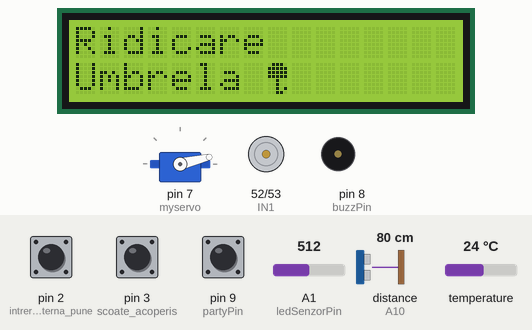
Recording of a sketch running on a simulated Arduino Mega 2560, built with avr-gcc and run on an emulated ATmega2560. Shown: 16×2 character LCD, servo, motor-driver pin pairs drawn as motors (green arrow = first pin HIGH = forward, orange = second pin HIGH = backward, longer = more drive, scaled by the enable pin), buzzer (waves = sounding). Wiring (inferred from the names in the program): ultrasonic range finder: trigger A11; echo A10. Inputs (shaded band) come from the test bench; at power-on: distance to the obstacle (sensor on A10) 80 cm, A1 (ledSenzorPin) = 512, pin 9 (partyPin) HIGH, pin 2 (intrerupere_externa_pune) HIGH, pin 3 (scoate_acoperis) HIGH, temperature 24 °C. The echo pulse lasts 58.3 µs per cm; what the sketch prints to the serial monitor is not drawn.

Above: at 1.1 s.
1.4 s: distance to the obstacle (sensor on A10) set to 12 cm
4.1 s: distance to the obstacle (sensor on A10) set to 9 cm
At 4.9 s:
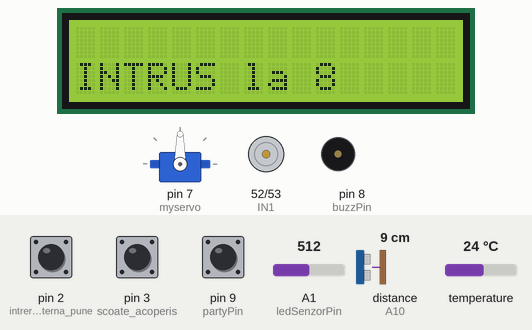
6.6 s: A1 (ledSenzorPin) set to 490
At 7.83 s:
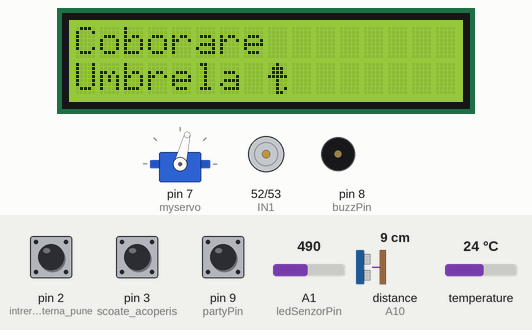
9.4 s: pin 9 (partyPin) pulled LOW for 1 s
At 15.3 s:
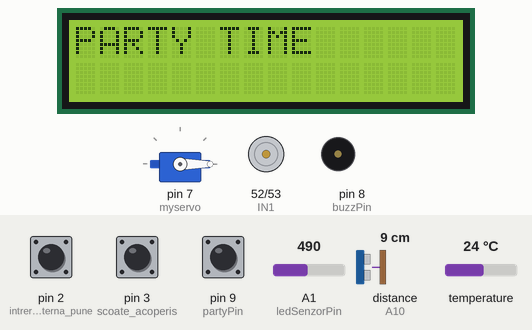
Timing chart, 0 to 23.2 s (numbered marks = the images above; inputs shaded):
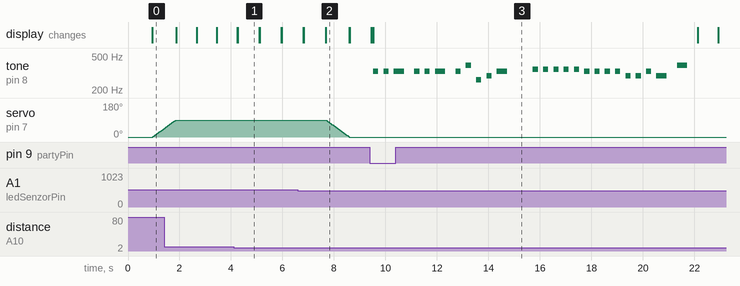

Measured:
- the behaviour switches between 11 and 10 cm on distance to the obstacle (sensor on A10) (found by bisection; images 0 and 1)
- the behaviour switches between 501 and 500 on A1 (ledSenzorPin) (found by bisection; images 1 and 2)
- after the input at 4.1 s, the display: first differs from a run without the input after 0.16 s (image 1)
- after the input at 6.6 s, servo on pin 7 (myservo): moves from 90° to 0° over 0.89 s, starting after 1.1 s; the display: first differs from a run without the input after 1.1 s (image 2)
- after the input at 9.4 s, tone on pin 8 (buzzPin): plays 330 Hz for 0.20 s, 330 Hz for 0.20 s, 330 Hz for 0.40 s, 330 Hz for 0.20 s, 330 Hz for 0.20 s, 330 Hz for 0.40 s … (25 notes in this stretch), starting after 0.13 s; the display: first differs from a run without the input after 0.13 s (image 3)
- what the display in image 1 shows lasts 0.8 s, from 4.3 s to 5.1 s

The sketch:

project.ino
```cpp
#include <Servo.h>
#include "avr/interrupt.h"
#include <LiquidCrystal_I2C.h>
#include <TimerOne.h>
#include <OneWire.h>
#include <DallasTemperature.h>
#include "pitches.h"


//linie melodica de petrecere
int melody[] = {NOTE_E4,NOTE_E4,NOTE_E4,NOTE_E4,NOTE_E4,NOTE_E4,NOTE_E4, NOTE_G4,NOTE_C4,NOTE_D4,NOTE_E4,0, NOTE_F4, NOTE_F4, NOTE_F4, NOTE_F4, NOTE_F4,
  NOTE_E4,NOTE_E4,NOTE_E4,NOTE_E4, NOTE_D4, NOTE_D4,NOTE_E4, NOTE_D4,NOTE_G4};

int noteDurations[] = {1, 1, 2, 1, 1, 2, 1, 1, 1, 1, 2, 1, 1, 1, 1, 1, 1, 1, 1, 1, 1, 1, 1, 1, 2, 2 };

//pini folositi pentru buzzer
const int buzzPin=8;
const int partyPin=9;

//pini senzor ultrasonic
const int echoPin=A10;
const int trigPin=A11;

//pini punte H
const int ENA=51;
const int IN1=52;
const int IN2=53;

//pin fotorezistor
const int ledSenzorPin = A1;

byte clock1[8] = {
B11111,
B11111,
B01110,
B00100,
B00100,
B01010,
B10001,
B11111
};

byte clock2[8] = {
B11111,
B10111,
B01110,
B00100,
B00100,
B01110,
B10001,
B11111
};
byte clock3[8] = {
B11111,
B10011,
B01110,
B00100,
B00100,
B01010,
B11101,
B11111
};
byte clock4[8] = {
B11111,
B10001,
B01110,
B00100,
B00100,
B01110,
B11101,
B11111
};
byte clock5[8] = {
B11111,
B10001,
B01110,
B00100,
B00100,
B01010,
B11111,
B11111
};
byte clock6[8] = {
B11111,
B10001,
B01010,
B00100,
B00100,
B01110,
B11111,
B11111
};

byte umbrelaD[8] = {
B01110,
B11111,
B11111,
B11111,
B00100,
B00100,
B00101,
B00110
};

byte umbrelaI[8] = {
B00100,
B01110,
B01110,
B11111,
B00100,
B00100,
B00101,
B00110
};

Servo myservo;  // create servo object to control a servo
                // twelve servo objects can be created on most boards
LiquidCrystal_I2C lcd(0x27,16,2);

OneWire oneWire(A5);//senzor temperatura
DallasTemperature sensors(&oneWire);
 // select the input pin for LDR

//A vedea de cat timp ne aflam in zona de relaxare
volatile int ora,minut,secunda;

// variabile pentru pozitia motorului servo
int pos = 0;
int ledSensorValue=0;

//senzor ultrasonic
int distance=30;;
long duration;
int zonaRosie=0;

//variabila care ne spune daca butonul de party e apasat sau nu
int party=1;

//variabila ce contine temperatura
float temperatura=0.0f;

//variabile pentru intreruperile folosite pentru ridicare si coborare
volatile int sus=0;
volatile int jos=0;

void setup()
{
  Serial.begin(9600);
  minut=0;
  secunda=0;
  ora=0;

  //BUZZER
  pinMode(buzzPin,OUTPUT);
  pinMode(partyPin,INPUT_PULLUP);

  //TIMER INTERN
  Timer1.initialize(1000000);
  Timer1.attachInterrupt(showClock);

  //LCD
  lcd.init();
  lcd.backlight();
  lcd.createChar(0,clock1);
  lcd.createChar(1,clock2);
  lcd.createChar(2,clock3);
  lcd.createChar(3,clock4);
  lcd.createChar(4,clock5);
  lcd.createChar(5,clock6);
  lcd.createChar(6,umbrelaD);
  lcd.createChar(7,umbrelaI);

  //senzor ultrasonic
  pinMode(trigPin,OUTPUT);
  pinMode(echoPin,INPUT);

  //motor DC
  pinMode (IN1, OUTPUT);
  pinMode (IN2, OUTPUT);
  pinMode (ENA, OUTPUT);

  //TEMPERATURA
  sensors.begin();//senzor temperatura

  //MOTOR SERVO
  myservo.attach(7);  // attaches the servo on pin 9 to the servo object
  myservo.write(pos);


  //INTRERUPERI EXTERNE
  pinMode(2,INPUT_PULLUP);//intrerupere externa pune acoperis(caz ploaie)
  pinMode(3,INPUT_PULLUP);//scoate acoperis, vreau soare

  attachInterrupt(digitalPinToInterrupt(2), susUmbrela,RISING);
  attachInterrupt(digitalPinToInterrupt(3), josUmbrela,RISING);


}

void loop()
{
  //CITIM DE LA BUTONUL DE PETRECERE
  party=digitalRead(partyPin);

  if(party==0)
  {
    muzica();//BUNCTIE PENTRU BUZZER
  }
  //CITIRE VALOARE FOTOREZISTOR
  ledSensorValue = analogRead(ledSenzorPin); // read the value from the sensor
  Serial.println(ledSensorValue);

  //se ia temperatura de la senzor
  sensors.requestTemperatures();
  temperatura=sensors.getTempCByIndex(0);

  //afisarea pe lcd
  afisareLcd();

  //DACA VALOARE FOTOREZISTORULUI E PESTE 500 SAU DACA ARE LOC INTRERUPEREA CE PUNE VARIABILA SUS PE 1
  if(ledSensorValue>500 || sus==1)
  {
    //DACA POZITIE MOTORULUI SERVO E 0
    if(pos<=0)
    {
      lcd.clear();
      lcd.setCursor(0,0);
      lcd.print("Ridicare ");
      lcd.setCursor(0,1);
      lcd.print("Umbrela ");
      lcd.write(6);

      //SE RIDICA ACOPERISUL
      for(pos = 0; pos <= 90; pos += 1) // goes from 0 degrees to 180 degrees
      {                                  // in steps of 1 degree
        myservo.write(pos);              // tell servo to go to position in variable 'pos'
        delay(10);                       // waits 15ms for the servo to reach the position
      }
      lcd.clear();
    }

  }
  else if(ledSensorValue<=500 || jos==1)
  {
    if(pos>=90)
    {
      lcd.clear();
      lcd.setCursor(0,0);
      lcd.print("Coborare ");
      lcd.setCursor(0,1);
      lcd.print("Umbrela ");
      lcd.write(7);
      //SE COBOARA ACOPERISUL
      for(pos = 90; pos>=0; pos-=1)     // goes from 180 degrees to 0 degrees
      {
        myservo.write(pos);              // tell servo to go to position in variable 'pos'
        delay(10);                       // waits 15ms for the servo to reach the position
      }
      lcd.clear();
    }

  }

  //senzor ultrasonic
  intrus();


  if(temperatura>=25)
  {
    //PORNIRE MOTOR DC
    ventilatorOn();
  }
  else
  {
    //OPRIRE MOTOR DC
    ventilatorOff();
  }

}

//FUNCTIE PENTRU BUZZER
void muzica()
{
  lcd.clear();
  lcd.print("PARTY TIME");
   for(int thisNote=0;thisNote<26;thisNote++)
  {
    int noteDuration =noteDurations[thisNote]*200;

    if(melody[thisNote]==0)
    {
      delay(noteDuration);
    }
    else
    {
      tone(buzzPin,melody[thisNote],noteDuration);
    }
    delay(noteDuration*2);
    noTone(buzzPin);
  }
  lcd.clear();
}

void ventilatorOn()
{
  analogWrite(ENA,255);

  digitalWrite(IN1, HIGH);
  digitalWrite(IN2, LOW);
}

void ventilatorOff()
{
  analogWrite(ENA,0);

  digitalWrite(IN1, LOW);
  digitalWrite(IN2, HIGH);
}

void susUmbrela()
{
  sus=1;
  jos=0;
}

void josUmbrela()
{
  jos=1;
  sus=0;
}

//INTRERUPERE INTERNA
void showClock(void)
{
  secunda++;
  if(secunda>=60)
  {
    secunda=0;
    minut++;
    if(minut>=60)
    {
      minut=0;
      ora++;
    }
  }
}

//FUNCTIE CE DETECTEAZA UN INTRUS
void intrus()
{
  digitalWrite(trigPin, LOW);
  delayMicroseconds(2);
  digitalWrite(trigPin, HIGH);
  delayMicroseconds(10);
  digitalWrite(trigPin, LOW);
  duration = pulseIn(echoPin, HIGH);
  distance = duration * 0.034 / 2; // CALCULUL DISTANTEI

  if(distance<10)
  {
    if(zonaRosie==0)
    {
      lcd.clear();
      zonaRosie=1;
    }
    lcd.setCursor(0,1);
    lcd.print("INTRUS la ");
    lcd.print(distance);
    delay(50);
    distance=30;

  }
  else
  {
    if(zonaRosie==1)
    {
      lcd.clear();
      zonaRosie=0;
    }

    distance=30;

  }
}

//AFISAREA PENTRU TEMPERATURA SI PENTRU CRONOMETRU
void afisareLcd()
{

  lcd.setCursor(0,0);
  lcd.print("Timp ");
  if(ora<10)
  {
    lcd.print(0);
  }
  lcd.print(ora);
  lcd.print(":");
  if(minut<10)
  {
    lcd.print(0);
  }
  lcd.print(minut);
  lcd.print(":");
  if(secunda<10)
  {
    lcd.print(0);
  }
  lcd.print(secunda);
  lcd.print(" ");
  lcd.write(byte(secunda%6));


  lcd.setCursor(0,1);
  lcd.print("Temp:");
  lcd.setCursor(6,1);
  lcd.print(temperatura);
}
//a doua procedură ISR
```
